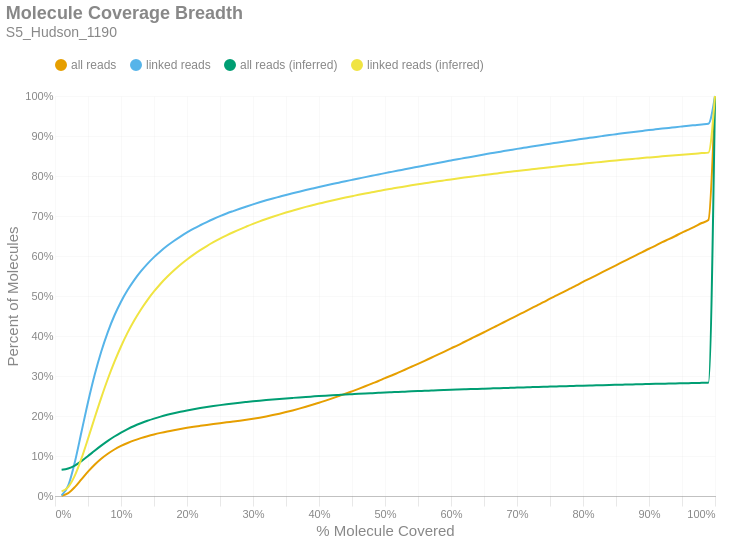

Notebook cell for this chart:
### Markdown cell above
### Molecule Read Coverage
This chart shows molecule coverage breadth as computed by the number of bases aligned to that molecule. In other words, "*how much of each unique long molecule is actually sequenced/aligned?*" Keep in mind there is a distinction between sequences and alignments, since some sequences belonging to a particular molecule may not align well and wouldn't appear in the alignment data. This chart also shows molecule coverage breadth as computed by the *inferred fragment* from which the aligned sequences originate. Unlike read coverage, this calculation takes into account the total insert size, including unsequenced gaps between the forward and reverse reads. Like the previous figures, these are cumulative percents.

### Code cell
if SKIPLR:
    print_html(f"Skipped")
else:
    binned_df = consolidated_hist(valids['coverage_bp'], mask, 0.01, True)
    binned_df_inf = consolidated_hist(valids['coverage_inserts'], mask, 0.01, True)
    binned_df = binned_df.with_columns(pl.lit(binned_df_inf['all reads (cumsum)']).alias('all reads (inferred)'))
    binned_df = binned_df.with_columns(pl.lit(binned_df_inf['linked reads (cumsum)']).alias('linked reads (inferred)'))
    binned_df = binned_df.with_columns(
        (pl.col('bin').cast(pl.Float64) + 0.01).alias('right_edge')
    )

    with SafeRender(binned_df):
        (
            density_plot(binned_df, 'Molecule Coverage Breadth', samplename, 'molcov', ['all reads (inferred)','linked reads (inferred)'])
            .encode(
                #x=alt.X('bin:Q', title="% Molecule Covered").axis(format = '%').scale(padding=0),
                x=alt.X('right_edge:Q', title="% Molecule Covered").axis(format='%').scale(padding=0),
                y=alt.Y('value:Q', title='Percent of Molecules')
                    .axis(format='%')
                    .stack(False)
                    .scale(domainMin=0, padding=0),
                color=alt.Color("key:N").scale(domain = ["all reads", "linked reads", "all reads (inferred)", "linked reads (inferred)"]),
                tooltip = [
                    alt.Tooltip("key:N", title = "Data Type"),
                    alt.Tooltip("range_label:N", title="% Molecule Covered"),
                    alt.Tooltip("value:Q", format = ".2%", title="% Molecules")
                ]
            )
        ).display()

### Figure 1 — Vega-Lite specification as saved in the notebook (floating-point values rounded to 4 significant figures)
{"width": "container", "height": 400, "config": {"title": {"anchor": "start", "dy": -15, "fontSize": 18, "color": "#888888", "subtitleColor": "#888888", "subtitleFontSize": 14}, "arc": {"fill": "#0072B2"}, "axis": {"domainColor": "#888888", "domainWidth": 0.5, "gridWidth": 0.2, "grid": false, "titleFontWeight": 400, "titleFontSize": 15, "labelFontSize": 11, "labelColor": "#888888", "tickColor": "#888888", "tickWidth": 0.2, "titleColor": "#888888"}, "axisBand": {"grid": false}, "axisX": {"grid": true, "tickSize": 10, "domainCap": "round"}, "axisY": {"domain": false, "grid": true, "tickSize": 0, "domainCap": "round"}, "background": "transparent", "header": {"labelFontSize": 15, "labelColor": "#888888", "titleFontSize": 15, "titleFontWeight": 600, "titleColor": "#888888"}, "legend": {"labelFont": "sans-serif", "labelFontSize": 12, "labelColor": "#888888", "symbolSize": 100, "symbolType": "circle", "titleFontSize": 12, "titlePadding": 10, "titleColor": "#888888", "title": null, "orient": "top"}, "range": {"category": ["#E69F00", "#56B4E9", "#009E73", "#F0E442", "#0072B2", "#D55E00", "#CC79A7", "#000000"], "diverging": ["#cfe8f3", "#a2d4ec", "#73bfe2", "#46abdb", "#1696d2", "#12719e"]}, "area": {"fill": "#0072B2", "fillOpacity": 0.7, "line": true, "strokeOpacity": 0.7}, "line": {"color": "#0072B2", "stroke": "#0072B2", "strokeWidth": 2}, "trail": {"color": "#0072B2", "stroke": "#0072B2", "strokeWidth": 0, "size": 1}, "point": {"filled": true, "fillOpacity": 1.0, "size": 95}, "text": {"color": "#888888", "fontSize": 11, "align": "right", "fontWeight": 400, "size": 11}, "bar": {"fill": "#0072B2", "stroke": null}, "view": {"stroke": null, "continuousWidth": 660, "continuousHeight": 400}}, "data": {"name": "data-5ce59928c6962ff82c45be6d2a0eb824"}, "mark": {"type": "line", "interpolate": "monotone", "point": {"opacity": 0, "size": 275}}, "encoding": {"color": {"field": "key", "scale": {"domain": ["all reads", "linked reads", "all reads (inferred)", "linked reads (inferred)"]}, "type": "nominal"}, "tooltip": [{"field": "key", "title": "Data Type", "type": "nominal"}, {"field": "range_label", "title": "% Molecule Covered", "type": "nominal"}, {"field": "value", "format": ".2%", "title": "% Molecules", "type": "quantitative"}], "x": {"axis": {"format": "%"}, "field": "right_edge", "scale": {"padding": 0}, "title": "% Molecule Covered", "type": "quantitative"}, "y": {"axis": {"format": "%"}, "field": "value", "scale": {"domainMin": 0, "padding": 0}, "stack": false, "title": "Percent of Molecules", "type": "quantitative"}}, "params": [{"name": "param_c36ac31b6afebe62", "select": {"type": "point", "fields": ["key"]}, "bind": "legend"}], "title": {"text": "Molecule Coverage Breadth", "subtitle": "S5_Hudson_1190"}, "transform": [{"fold": ["all reads (cumsum)", "linked reads (cumsum)", "all reads (inferred)", "linked reads (inferred)"]}, {"calculate": "replace(datum.key, ' (cumsum)', '')", "as": "key"}, {"filter": {"param": "param_c36ac31b6afebe62"}}], "usermeta": {"embedOptions": {"downloadFileName": "S5_Hudson_1190.molcov"}}, "$schema": "https://vega.github.io/schema/vega-lite/v6.1.0.json", "datasets": {"data-5ce59928c6962ff82c45be6d2a0eb824": [{"bin": "0.0", "interval": "0.0-0.01", "all reads": 0.0005624, "linked reads": 0.001599, "all reads (cumsum)": 0.0005624, "linked reads (cumsum)": 0.001599, "range_label": "0.0-0.01", "all reads (inferred)": 0.06554, "linked reads (inferred)": 0.01158, "right_edge": 0.01}, {"bin": "0.01", "interval": "0.01-0.02", "all reads": 0.006528, "linked reads": 0.02439, "all reads (cumsum)": 0.00709, "linked reads (cumsum)": 0.02599, "range_label": "0.01-0.02", "all reads (inferred)": 0.06857, "linked reads (inferred)": 0.02232, "right_edge": 0.02}, {"bin": "0.02", "interval": "0.02-0.03", "all reads": 0.01513, "linked reads": 0.0584, "all reads (cumsum)": 0.02222, "linked reads (cumsum)": 0.08439, "range_label": "0.02-0.03", "all reads (inferred)": 0.07605, "linked reads (inferred)": 0.05075, "right_edge": 0.03}, {"bin": "0.03", "interval": "0.03-0.04", "all reads": 0.01929, "linked reads": 0.075, "all reads (cumsum)": 0.04151, "linked reads (cumsum)": 0.1594, "range_label": "0.03-0.04", "all reads (inferred)": 0.08704, "linked reads (inferred)": 0.09322, "right_edge": 0.04}, {"bin": "0.04", "interval": "0.04-0.05", "all reads": 0.01925, "linked reads": 0.07518, "all reads (cumsum)": 0.06076, "linked reads (cumsum)": 0.2346, "range_label": "0.04-0.05", "all reads (inferred)": 0.0998, "linked reads (inferred)": 0.143, "right_edge": 0.05}, {"bin": "0.05", "interval": "0.05-0.06", "all reads": 0.01742, "linked reads": 0.06797, "all reads (cumsum)": 0.07818, "linked reads (cumsum)": 0.3025, "range_label": "0.05-0.06", "all reads (inferred)": 0.1131, "linked reads (inferred)": 0.195, "right_edge": 0.06}, {"bin": "0.06", "interval": "0.06-0.07", "all reads": 0.0149, "linked reads": 0.05829, "all reads (cumsum)": 0.09308, "linked reads (cumsum)": 0.3608, "range_label": "0.06-0.07", "all reads (inferred)": 0.1259, "linked reads (inferred)": 0.2454, "right_edge": 0.07}, {"bin": "0.07", "interval": "0.07-0.08", "all reads": 0.01255, "linked reads": 0.04908, "all reads (cumsum)": 0.1056, "linked reads (cumsum)": 0.4099, "range_label": "0.07-0.08", "all reads (inferred)": 0.1379, "linked reads (inferred)": 0.2925, "right_edge": 0.08}, {"bin": "0.08", "interval": "0.08-0.09", "all reads": 0.0106, "linked reads": 0.04135, "all reads (cumsum)": 0.1162, "linked reads (cumsum)": 0.4513, "range_label": "0.08-0.09", "all reads (inferred)": 0.1487, "linked reads (inferred)": 0.3351, "right_edge": 0.09}, {"bin": "0.09", "interval": "0.09-0.1", "all reads": 0.008865, "linked reads": 0.03449, "all reads (cumsum)": 0.1251, "linked reads (cumsum)": 0.4857, "range_label": "0.09-0.1", "all reads (inferred)": 0.1586, "linked reads (inferred)": 0.3738, "right_edge": 0.1}, {"bin": "0.1", "interval": "0.1-0.11", "all reads": 0.007476, "linked reads": 0.02906, "all reads (cumsum)": 0.1326, "linked reads (cumsum)": 0.5148, "range_label": "0.1-0.11", "all reads (inferred)": 0.1674, "linked reads (inferred)": 0.4084, "right_edge": 0.11}, {"bin": "0.11", "interval": "0.11-0.12", "all reads": 0.006429, "linked reads": 0.02495, "all reads (cumsum)": 0.139, "linked reads (cumsum)": 0.5397, "range_label": "0.11-0.12", "all reads (inferred)": 0.1751, "linked reads (inferred)": 0.4387, "right_edge": 0.12}, {"bin": "0.12", "interval": "0.12-0.13", "all reads": 0.005588, "linked reads": 0.02162, "all reads (cumsum)": 0.1446, "linked reads (cumsum)": 0.5614, "range_label": "0.12-0.13", "all reads (inferred)": 0.182, "linked reads (inferred)": 0.4657, "right_edge": 0.13}, {"bin": "0.13", "interval": "0.13-0.14", "all reads": 0.004919, "linked reads": 0.019, "all reads (cumsum)": 0.1495, "linked reads (cumsum)": 0.5804, "range_label": "0.13-0.14", "all reads (inferred)": 0.1881, "linked reads (inferred)": 0.4898, "right_edge": 0.14}, {"bin": "0.14", "interval": "0.14-0.15", "all reads": 0.004392, "linked reads": 0.01687, "all reads (cumsum)": 0.1539, "linked reads (cumsum)": 0.5972, "range_label": "0.14-0.15", "all reads (inferred)": 0.1936, "linked reads (inferred)": 0.5113, "right_edge": 0.15}, {"bin": "0.15", "interval": "0.15-0.16", "all reads": 0.003901, "linked reads": 0.0149, "all reads (cumsum)": 0.1578, "linked reads (cumsum)": 0.6121, "range_label": "0.15-0.16", "all reads (inferred)": 0.1985, "linked reads (inferred)": 0.5307, "right_edge": 0.16}, {"bin": "0.16", "interval": "0.16-0.17", "all reads": 0.003559, "linked reads": 0.01349, "all reads (cumsum)": 0.1614, "linked reads (cumsum)": 0.6256, "range_label": "0.16-0.17", "all reads (inferred)": 0.2029, "linked reads (inferred)": 0.5479, "right_edge": 0.17}, {"bin": "0.17", "interval": "0.17-0.18", "all reads": 0.003198, "linked reads": 0.01199, "all reads (cumsum)": 0.1646, "linked reads (cumsum)": 0.6376, "range_label": "0.17-0.18", "all reads (inferred)": 0.2069, "linked reads (inferred)": 0.5637, "right_edge": 0.18}, {"bin": "0.18", "interval": "0.18-0.19", "all reads": 0.002986, "linked reads": 0.01105, "all reads (cumsum)": 0.1675, "linked reads (cumsum)": 0.6487, "range_label": "0.18-0.19", "all reads (inferred)": 0.2106, "linked reads (inferred)": 0.5782, "right_edge": 0.19}, {"bin": "0.19", "interval": "0.19-0.2", "all reads": 0.002803, "linked reads": 0.01026, "all reads (cumsum)": 0.1704, "linked reads (cumsum)": 0.6589, "range_label": "0.19-0.2", "all reads (inferred)": 0.214, "linked reads (inferred)": 0.5913, "right_edge": 0.2}, {"bin": "0.2", "interval": "0.2-0.21", "all reads": 0.002611, "linked reads": 0.009433, "all reads (cumsum)": 0.173, "linked reads (cumsum)": 0.6684, "range_label": "0.2-0.21", "all reads (inferred)": 0.217, "linked reads (inferred)": 0.6034, "right_edge": 0.21}, {"bin": "0.21", "interval": "0.21-0.22", "all reads": 0.002396, "linked reads": 0.008479, "all reads (cumsum)": 0.1754, "linked reads (cumsum)": 0.6768, "range_label": "0.21-0.22", "all reads (inferred)": 0.2199, "linked reads (inferred)": 0.6146, "right_edge": 0.22}, {"bin": "0.22", "interval": "0.22-0.23", "all reads": 0.002303, "linked reads": 0.008021, "all reads (cumsum)": 0.1777, "linked reads (cumsum)": 0.6849, "range_label": "0.22-0.23", "all reads (inferred)": 0.2225, "linked reads (inferred)": 0.6248, "right_edge": 0.23}, {"bin": "0.23", "interval": "0.23-0.24", "all reads": 0.002221, "linked reads": 0.007574, "all reads (cumsum)": 0.1799, "linked reads (cumsum)": 0.6924, "range_label": "0.23-0.24", "all reads (inferred)": 0.2249, "linked reads (inferred)": 0.6344, "right_edge": 0.24}, {"bin": "0.24", "interval": "0.24-0.25", "all reads": 0.002166, "linked reads": 0.007177, "all reads (cumsum)": 0.182, "linked reads (cumsum)": 0.6996, "range_label": "0.24-0.25", "all reads (inferred)": 0.2272, "linked reads (inferred)": 0.6433, "right_edge": 0.25}, {"bin": "0.25", "interval": "0.25-0.26", "all reads": 0.002081, "linked reads": 0.006649, "all reads (cumsum)": 0.1841, "linked reads (cumsum)": 0.7063, "range_label": "0.25-0.26", "all reads (inferred)": 0.2293, "linked reads (inferred)": 0.6515, "right_edge": 0.26}, {"bin": "0.26", "interval": "0.26-0.27", "all reads": 0.001991, "linked reads": 0.006038, "all reads (cumsum)": 0.1861, "linked reads (cumsum)": 0.7123, "range_label": "0.26-0.27", "all reads (inferred)": 0.2313, "linked reads (inferred)": 0.6593, "right_edge": 0.27}, {"bin": "0.27", "interval": "0.27-0.28", "all reads": 0.002067, "linked reads": 0.005862, "all reads (cumsum)": 0.1882, "linked reads (cumsum)": 0.7182, "range_label": "0.27-0.28", "all reads (inferred)": 0.2332, "linked reads (inferred)": 0.6668, "right_edge": 0.28}, {"bin": "0.28", "interval": "0.28-0.29", "all reads": 0.002233, "linked reads": 0.00556, "all reads (cumsum)": 0.1904, "linked reads (cumsum)": 0.7237, "range_label": "0.28-0.29", "all reads (inferred)": 0.235, "linked reads (inferred)": 0.6737, "right_edge": 0.29}, {"bin": "0.29", "interval": "0.29-0.3", "all reads": 0.002521, "linked reads": 0.005431, "all reads (cumsum)": 0.1929, "linked reads (cumsum)": 0.7291, "range_label": "0.29-0.3", "all reads (inferred)": 0.2367, "linked reads (inferred)": 0.6803, "right_edge": 0.3}, {"bin": "0.3", "interval": "0.3-0.31", "all reads": 0.002819, "linked reads": 0.005159, "all reads (cumsum)": 0.1958, "linked reads (cumsum)": 0.7343, "range_label": "0.3-0.31", "all reads (inferred)": 0.2383, "linked reads (inferred)": 0.6866, "right_edge": 0.31}, {"bin": "0.31", "interval": "0.31-0.32", "all reads": 0.003117, "linked reads": 0.004908, "all reads (cumsum)": 0.1989, "linked reads (cumsum)": 0.7392, "range_label": "0.31-0.32", "all reads (inferred)": 0.2398, "linked reads (inferred)": 0.6925, "right_edge": 0.32}, {"bin": "0.32", "interval": "0.32-0.33", "all reads": 0.003374, "linked reads": 0.004654, "all reads (cumsum)": 0.2023, "linked reads (cumsum)": 0.7439, "range_label": "0.32-0.33", "all reads (inferred)": 0.2413, "linked reads (inferred)": 0.6981, "right_edge": 0.33}, {"bin": "0.33", "interval": "0.33-0.34", "all reads": 0.00362, "linked reads": 0.00439, "all reads (cumsum)": 0.2059, "linked reads (cumsum)": 0.7483, "range_label": "0.33-0.34", "all reads (inferred)": 0.2427, "linked reads (inferred)": 0.7035, "right_edge": 0.34}, {"bin": "0.34", "interval": "0.34-0.35", "all reads": 0.003921, "linked reads": 0.004424, "all reads (cumsum)": 0.2098, "linked reads (cumsum)": 0.7527, "range_label": "0.34-0.35", "all reads (inferred)": 0.244, "linked reads (inferred)": 0.7086, "right_edge": 0.35}, {"bin": "0.35", "interval": "0.35-0.36", "all reads": 0.004192, "linked reads": 0.004185, "all reads (cumsum)": 0.214, "linked reads (cumsum)": 0.7569, "range_label": "0.35-0.36", "all reads (inferred)": 0.2452, "linked reads (inferred)": 0.7134, "right_edge": 0.36}, {"bin": "0.36", "interval": "0.36-0.37", "all reads": 0.00441, "linked reads": 0.003996, "all reads (cumsum)": 0.2184, "linked reads (cumsum)": 0.7609, "range_label": "0.36-0.37", "all reads (inferred)": 0.2464, "linked reads (inferred)": 0.7182, "right_edge": 0.37}, {"bin": "0.37", "interval": "0.37-0.38", "all reads": 0.004711, "linked reads": 0.003938, "all reads (cumsum)": 0.2231, "linked reads (cumsum)": 0.7648, "range_label": "0.37-0.38", "all reads (inferred)": 0.2476, "linked reads (inferred)": 0.7227, "right_edge": 0.38}, {"bin": "0.38", "interval": "0.38-0.39", "all reads": 0.004919, "linked reads": 0.003862, "all reads (cumsum)": 0.228, "linked reads (cumsum)": 0.7687, "range_label": "0.38-0.39", "all reads (inferred)": 0.2487, "linked reads (inferred)": 0.727, "right_edge": 0.39}, {"bin": "0.39", "interval": "0.39-0.4", "all reads": 0.005209, "linked reads": 0.003812, "all reads (cumsum)": 0.2332, "linked reads (cumsum)": 0.7725, "range_label": "0.39-0.4", "all reads (inferred)": 0.2498, "linked reads (inferred)": 0.7313, "right_edge": 0.4}, {"bin": "0.4", "interval": "0.4-0.41", "all reads": 0.005255, "linked reads": 0.003699, "all reads (cumsum)": 0.2385, "linked reads (cumsum)": 0.7762, "range_label": "0.4-0.41", "all reads (inferred)": 0.2508, "linked reads (inferred)": 0.7352, "right_edge": 0.41}, {"bin": "0.41", "interval": "0.41-0.42", "all reads": 0.005553, "linked reads": 0.003636, "all reads (cumsum)": 0.244, "linked reads (cumsum)": 0.7798, "range_label": "0.41-0.42", "all reads (inferred)": 0.2518, "linked reads (inferred)": 0.739, "right_edge": 0.42}, {"bin": "0.42", "interval": "0.42-0.43", "all reads": 0.00573, "linked reads": 0.003538, "all reads (cumsum)": 0.2498, "linked reads (cumsum)": 0.7833, "range_label": "0.42-0.43", "all reads (inferred)": 0.2527, "linked reads (inferred)": 0.7426, "right_edge": 0.43}, {"bin": "0.43", "interval": "0.43-0.44", "all reads": 0.005816, "linked reads": 0.003585, "all reads (cumsum)": 0.2556, "linked reads (cumsum)": 0.7869, "range_label": "0.43-0.44", "all reads (inferred)": 0.2537, "linked reads (inferred)": 0.7462, "right_edge": 0.44}, {"bin": "0.44", "interval": "0.44-0.45", "all reads": 0.006111, "linked reads": 0.003383, "all reads (cumsum)": 0.2617, "linked reads (cumsum)": 0.7903, "range_label": "0.44-0.45", "all reads (inferred)": 0.2546, "linked reads (inferred)": 0.7496, "right_edge": 0.45}, {"bin": "0.45", "interval": "0.45-0.46", "all reads": 0.00624, "linked reads": 0.003407, "all reads (cumsum)": 0.2679, "linked reads (cumsum)": 0.7937, "range_label": "0.45-0.46", "all reads (inferred)": 0.2554, "linked reads (inferred)": 0.753, "right_edge": 0.46}, {"bin": "0.46", "interval": "0.46-0.47", "all reads": 0.006412, "linked reads": 0.00346, "all reads (cumsum)": 0.2744, "linked reads (cumsum)": 0.7972, "range_label": "0.46-0.47", "all reads (inferred)": 0.2563, "linked reads (inferred)": 0.7562, "right_edge": 0.47}, {"bin": "0.47", "interval": "0.47-0.48", "all reads": 0.00667, "linked reads": 0.003372, "all reads (cumsum)": 0.281, "linked reads (cumsum)": 0.8006, "range_label": "0.47-0.48", "all reads (inferred)": 0.2571, "linked reads (inferred)": 0.7594, "right_edge": 0.48}, {"bin": "0.48", "interval": "0.48-0.49", "all reads": 0.006464, "linked reads": 0.003251, "all reads (cumsum)": 0.2875, "linked reads (cumsum)": 0.8038, "range_label": "0.48-0.49", "all reads (inferred)": 0.2579, "linked reads (inferred)": 0.7625, "right_edge": 0.49}, {"bin": "0.49", "interval": "0.49-0.5", "all reads": 0.007332, "linked reads": 0.003392, "all reads (cumsum)": 0.2948, "linked reads (cumsum)": 0.8072, "range_label": "0.49-0.5", "all reads (inferred)": 0.2587, "linked reads (inferred)": 0.7655, "right_edge": 0.5}, {"bin": "0.5", "interval": "0.5-0.51", "all reads": 0.006333, "linked reads": 0.003152, "all reads (cumsum)": 0.3011, "linked reads (cumsum)": 0.8103, "range_label": "0.5-0.51", "all reads (inferred)": 0.2594, "linked reads (inferred)": 0.7684, "right_edge": 0.51}, {"bin": "0.51", "interval": "0.51-0.52", "all reads": 0.0073, "linked reads": 0.003191, "all reads (cumsum)": 0.3084, "linked reads (cumsum)": 0.8135, "range_label": "0.51-0.52", "all reads (inferred)": 0.2602, "linked reads (inferred)": 0.7712, "right_edge": 0.52}, {"bin": "0.52", "interval": "0.52-0.53", "all reads": 0.007179, "linked reads": 0.00332, "all reads (cumsum)": 0.3156, "linked reads (cumsum)": 0.8169, "range_label": "0.52-0.53", "all reads (inferred)": 0.2609, "linked reads (inferred)": 0.7739, "right_edge": 0.53}, {"bin": "0.53", "interval": "0.53-0.54", "all reads": 0.007415, "linked reads": 0.003217, "all reads (cumsum)": 0.323, "linked reads (cumsum)": 0.8201, "range_label": "0.53-0.54", "all reads (inferred)": 0.2616, "linked reads (inferred)": 0.7766, "right_edge": 0.54}, {"bin": "0.54", "interval": "0.54-0.55", "all reads": 0.007368, "linked reads": 0.003153, "all reads (cumsum)": 0.3304, "linked reads (cumsum)": 0.8232, "range_label": "0.54-0.55", "all reads (inferred)": 0.2623, "linked reads (inferred)": 0.7792, "right_edge": 0.55}, {"bin": "0.55", "interval": "0.55-0.56", "all reads": 0.007597, "linked reads": 0.003198, "all reads (cumsum)": 0.338, "linked reads (cumsum)": 0.8264, "range_label": "0.55-0.56", "all reads (inferred)": 0.2629, "linked reads (inferred)": 0.7817, "right_edge": 0.56}, {"bin": "0.56", "interval": "0.56-0.57", "all reads": 0.007695, "linked reads": 0.003073, "all reads (cumsum)": 0.3457, "linked reads (cumsum)": 0.8295, "range_label": "0.56-0.57", "all reads (inferred)": 0.2636, "linked reads (inferred)": 0.7842, "right_edge": 0.57}, {"bin": "0.57", "interval": "0.57-0.58", "all reads": 0.007609, "linked reads": 0.003146, "all reads (cumsum)": 0.3533, "linked reads (cumsum)": 0.8326, "range_label": "0.57-0.58", "all reads (inferred)": 0.2642, "linked reads (inferred)": 0.7867, "right_edge": 0.58}, {"bin": "0.58", "interval": "0.58-0.59", "all reads": 0.007815, "linked reads": 0.003127, "all reads (cumsum)": 0.3611, "linked reads (cumsum)": 0.8358, "range_label": "0.58-0.59", "all reads (inferred)": 0.2648, "linked reads (inferred)": 0.7891, "right_edge": 0.59}, {"bin": "0.59", "interval": "0.59-0.6", "all reads": 0.007971, "linked reads": 0.003059, "all reads (cumsum)": 0.3691, "linked reads (cumsum)": 0.8388, "range_label": "0.59-0.6", "all reads (inferred)": 0.2655, "linked reads (inferred)": 0.7914, "right_edge": 0.6}, {"bin": "0.6", "interval": "0.6-0.61", "all reads": 0.007692, "linked reads": 0.003052, "all reads (cumsum)": 0.3768, "linked reads (cumsum)": 0.8419, "range_label": "0.6-0.61", "all reads (inferred)": 0.2661, "linked reads (inferred)": 0.7937, "right_edge": 0.61}, {"bin": "0.61", "interval": "0.61-0.62", "all reads": 0.008215, "linked reads": 0.0029, "all reads (cumsum)": 0.385, "linked reads (cumsum)": 0.8448, "range_label": "0.61-0.62", "all reads (inferred)": 0.2666, "linked reads (inferred)": 0.796, "right_edge": 0.62}, {"bin": "0.62", "interval": "0.62-0.63", "all reads": 0.008106, "linked reads": 0.002986, "all reads (cumsum)": 0.3931, "linked reads (cumsum)": 0.8478, "range_label": "0.62-0.63", "all reads (inferred)": 0.2672, "linked reads (inferred)": 0.7982, "right_edge": 0.63}, {"bin": "0.63", "interval": "0.63-0.64", "all reads": 0.008109, "linked reads": 0.00293, "all reads (cumsum)": 0.4012, "linked reads (cumsum)": 0.8507, "range_label": "0.63-0.64", "all reads (inferred)": 0.2678, "linked reads (inferred)": 0.8003, "right_edge": 0.64}, {"bin": "0.64", "interval": "0.64-0.65", "all reads": 0.00818, "linked reads": 0.002949, "all reads (cumsum)": 0.4094, "linked reads (cumsum)": 0.8536, "range_label": "0.64-0.65", "all reads (inferred)": 0.2683, "linked reads (inferred)": 0.8024, "right_edge": 0.65}, {"bin": "0.65", "interval": "0.65-0.66", "all reads": 0.008493, "linked reads": 0.002972, "all reads (cumsum)": 0.4179, "linked reads (cumsum)": 0.8566, "range_label": "0.65-0.66", "all reads (inferred)": 0.2689, "linked reads (inferred)": 0.8045, "right_edge": 0.66}, {"bin": "0.66", "interval": "0.66-0.67", "all reads": 0.008107, "linked reads": 0.00277, "all reads (cumsum)": 0.426, "linked reads (cumsum)": 0.8594, "range_label": "0.66-0.67", "all reads (inferred)": 0.2694, "linked reads (inferred)": 0.8065, "right_edge": 0.67}, {"bin": "0.67", "interval": "0.67-0.68", "all reads": 0.00834, "linked reads": 0.002873, "all reads (cumsum)": 0.4343, "linked reads (cumsum)": 0.8623, "range_label": "0.67-0.68", "all reads (inferred)": 0.27, "linked reads (inferred)": 0.8086, "right_edge": 0.68}, {"bin": "0.68", "interval": "0.68-0.69", "all reads": 0.008266, "linked reads": 0.002791, "all reads (cumsum)": 0.4426, "linked reads (cumsum)": 0.8651, "range_label": "0.68-0.69", "all reads (inferred)": 0.2705, "linked reads (inferred)": 0.8105, "right_edge": 0.69}, {"bin": "0.69", "interval": "0.69-0.7", "all reads": 0.008501, "linked reads": 0.002777, "all reads (cumsum)": 0.4511, "linked reads (cumsum)": 0.8678, "range_label": "0.69-0.7", "all reads (inferred)": 0.271, "linked reads (inferred)": 0.8125, "right_edge": 0.7}, {"bin": "0.7", "interval": "0.7-0.71", "all reads": 0.008211, "linked reads": 0.002595, "all reads (cumsum)": 0.4593, "linked reads (cumsum)": 0.8704, "range_label": "0.7-0.71", "all reads (inferred)": 0.2715, "linked reads (inferred)": 0.8145, "right_edge": 0.71}, {"bin": "0.71", "interval": "0.71-0.72", "all reads": 0.008338, "linked reads": 0.002596, "all reads (cumsum)": 0.4677, "linked reads (cumsum)": 0.873, "range_label": "0.71-0.72", "all reads (inferred)": 0.272, "linked reads (inferred)": 0.8164, "right_edge": 0.72}, {"bin": "0.72", "interval": "0.72-0.73", "all reads": 0.008543, "linked reads": 0.002583, "all reads (cumsum)": 0.4762, "linked reads (cumsum)": 0.8756, "range_label": "0.72-0.73", "all reads (inferred)": 0.2725, "linked reads (inferred)": 0.8183, "right_edge": 0.73}, {"bin": "0.73", "interval": "0.73-0.74", "all reads": 0.008334, "linked reads": 0.00253, "all reads (cumsum)": 0.4845, "linked reads (cumsum)": 0.8781, "range_label": "0.73-0.74", "all reads (inferred)": 0.273, "linked reads (inferred)": 0.8201, "right_edge": 0.74}, {"bin": "0.74", "interval": "0.74-0.75", "all reads": 0.008778, "linked reads": 0.002571, "all reads (cumsum)": 0.4933, "linked reads (cumsum)": 0.8807, "range_label": "0.74-0.75", "all reads (inferred)": 0.2735, "linked reads (inferred)": 0.822, "right_edge": 0.75}, {"bin": "0.75", "interval": "0.75-0.76", "all reads": 0.008167, "linked reads": 0.002475, "all reads (cumsum)": 0.5015, "linked reads (cumsum)": 0.8832, "range_label": "0.75-0.76", "all reads (inferred)": 0.274, "linked reads (inferred)": 0.8238, "right_edge": 0.76}, {"bin": "0.76", "interval": "0.76-0.77", "all reads": 0.00845, "linked reads": 0.002492, "all reads (cumsum)": 0.5099, "linked reads (cumsum)": 0.8857, "range_label": "0.76-0.77", "all reads (inferred)": 0.2744, "linked reads (inferred)": 0.8256, "right_edge": 0.77}, {"bin": "0.77", "interval": "0.77-0.78", "all reads": 0.008379, "linked reads": 0.002513, "all reads (cumsum)": 0.5183, "linked reads (cumsum)": 0.8882, "range_label": "0.77-0.78", "all reads (inferred)": 0.2749, "linked reads (inferred)": 0.8273, "right_edge": 0.78}, {"bin": "0.78", "interval": "0.78-0.79", "all reads": 0.008378, "linked reads": 0.002471, "all reads (cumsum)": 0.5267, "linked reads (cumsum)": 0.8907, "range_label": "0.78-0.79", "all reads (inferred)": 0.2753, "linked reads (inferred)": 0.829, "right_edge": 0.79}, {"bin": "0.79", "interval": "0.79-0.8", "all reads": 0.008768, "linked reads": 0.002505, "all reads (cumsum)": 0.5355, "linked reads (cumsum)": 0.8932, "range_label": "0.79-0.8", "all reads (inferred)": 0.2758, "linked reads (inferred)": 0.8307, "right_edge": 0.8}, {"bin": "0.8", "interval": "0.8-0.81", "all reads": 0.008001, "linked reads": 0.002285, "all reads (cumsum)": 0.5435, "linked reads (cumsum)": 0.8954, "range_label": "0.8-0.81", "all reads (inferred)": 0.2762, "linked reads (inferred)": 0.8324, "right_edge": 0.81}, {"bin": "0.81", "interval": "0.81-0.82", "all reads": 0.008202, "linked reads": 0.002332, "all reads (cumsum)": 0.5517, "linked reads (cumsum)": 0.8978, "range_label": "0.81-0.82", "all reads (inferred)": 0.2767, "linked reads (inferred)": 0.8341, "right_edge": 0.82}, {"bin": "0.82", "interval": "0.82-0.83", "all reads": 0.008459, "linked reads": 0.002261, "all reads (cumsum)": 0.5601, "linked reads (cumsum)": 0.9, "range_label": "0.82-0.83", "all reads (inferred)": 0.2771, "linked reads (inferred)": 0.8357, "right_edge": 0.83}, {"bin": "0.83", "interval": "0.83-0.84", "all reads": 0.008363, "linked reads": 0.002236, "all reads (cumsum)": 0.5685, "linked reads (cumsum)": 0.9023, "range_label": "0.83-0.84", "all reads (inferred)": 0.2775, "linked reads (inferred)": 0.8373, "right_edge": 0.84}, {"bin": "0.84", "interval": "0.84-0.85", "all reads": 0.008247, "linked reads": 0.002148, "all reads (cumsum)": 0.5767, "linked reads (cumsum)": 0.9044, "range_label": "0.84-0.85", "all reads (inferred)": 0.278, "linked reads (inferred)": 0.8388, "right_edge": 0.85}, {"bin": "0.85", "interval": "0.85-0.86", "all reads": 0.008434, "linked reads": 0.002202, "all reads (cumsum)": 0.5852, "linked reads (cumsum)": 0.9066, "range_label": "0.85-0.86", "all reads (inferred)": 0.2784, "linked reads (inferred)": 0.8404, "right_edge": 0.86}, {"bin": "0.86", "interval": "0.86-0.87", "all reads": 0.008203, "linked reads": 0.002067, "all reads (cumsum)": 0.5934, "linked reads (cumsum)": 0.9087, "range_label": "0.86-0.87", "all reads (inferred)": 0.2788, "linked reads (inferred)": 0.8419, "right_edge": 0.87}, {"bin": "0.87", "interval": "0.87-0.88", "all reads": 0.008298, "linked reads": 0.002072, "all reads (cumsum)": 0.6017, "linked reads (cumsum)": 0.9108, "range_label": "0.87-0.88", "all reads (inferred)": 0.2792, "linked reads (inferred)": 0.8434, "right_edge": 0.88}, {"bin": "0.88", "interval": "0.88-0.89", "all reads": 0.008152, "linked reads": 0.00197, "all reads (cumsum)": 0.6098, "linked reads (cumsum)": 0.9127, "range_label": "0.88-0.89", "all reads (inferred)": 0.2796, "linked reads (inferred)": 0.845, "right_edge": 0.89}, {"bin": "0.89", "interval": "0.89-0.9", "all reads": 0.008301, "linked reads": 0.001982, "all reads (cumsum)": 0.6181, "linked reads (cumsum)": 0.9147, "range_label": "0.89-0.9", "all reads (inferred)": 0.28, "linked reads (inferred)": 0.8464, "right_edge": 0.9}, {"bin": "0.9", "interval": "0.9-0.91", "all reads": 0.007669, "linked reads": 0.001868, "all reads (cumsum)": 0.6258, "linked reads (cumsum)": 0.9166, "range_label": "0.9-0.91", "all reads (inferred)": 0.2803, "linked reads (inferred)": 0.8478, "right_edge": 0.91}, {"bin": "0.91", "interval": "0.91-0.92", "all reads": 0.008766, "linked reads": 0.001892, "all reads (cumsum)": 0.6345, "linked reads (cumsum)": 0.9185, "range_label": "0.91-0.92", "all reads (inferred)": 0.2807, "linked reads (inferred)": 0.8491, "right_edge": 0.92}, {"bin": "0.92", "interval": "0.92-0.93", "all reads": 0.007406, "linked reads": 0.001764, "all reads (cumsum)": 0.642, "linked reads (cumsum)": 0.9202, "range_label": "0.92-0.93", "all reads (inferred)": 0.2811, "linked reads (inferred)": 0.8505, "right_edge": 0.93}, {"bin": "0.93", "interval": "0.93-0.94", "all reads": 0.008084, "linked reads": 0.001894, "all reads (cumsum)": 0.65, "linked reads (cumsum)": 0.9221, "range_label": "0.93-0.94", "all reads (inferred)": 0.2814, "linked reads (inferred)": 0.8518, "right_edge": 0.94}, {"bin": "0.94", "interval": "0.94-0.95", "all reads": 0.008637, "linked reads": 0.001752, "all reads (cumsum)": 0.6587, "linked reads (cumsum)": 0.9239, "range_label": "0.94-0.95", "all reads (inferred)": 0.2818, "linked reads (inferred)": 0.8532, "right_edge": 0.95}, {"bin": "0.95", "interval": "0.95-0.96", "all reads": 0.007218, "linked reads": 0.001726, "all reads (cumsum)": 0.6659, "linked reads (cumsum)": 0.9256, "range_label": "0.95-0.96", "all reads (inferred)": 0.2822, "linked reads (inferred)": 0.8546, "right_edge": 0.96}, {"bin": "0.96", "interval": "0.96-0.97", "all reads": 0.00824, "linked reads": 0.001544, "all reads (cumsum)": 0.6741, "linked reads (cumsum)": 0.9272, "range_label": "0.96-0.97", "all reads (inferred)": 0.2825, "linked reads (inferred)": 0.8559, "right_edge": 0.97}, {"bin": "0.97", "interval": "0.97-0.98", "all reads": 0.008341, "linked reads": 0.001565, "all reads (cumsum)": 0.6825, "linked reads (cumsum)": 0.9287, "range_label": "0.97-0.98", "all reads (inferred)": 0.2829, "linked reads (inferred)": 0.8572, "right_edge": 0.98}, {"bin": "0.98", "interval": "0.98-0.99", "all reads": 0.007552, "linked reads": 0.001658, "all reads (cumsum)": 0.69, "linked reads (cumsum)": 0.9304, "range_label": "0.98-0.99", "all reads (inferred)": 0.2833, "linked reads (inferred)": 0.8584, "right_edge": 0.99}, {"bin": "0.99", "interval": "0.99-1.0", "all reads": 0.31, "linked reads": 0.06962, "all reads (cumsum)": 1.0, "linked reads (cumsum)": 1.0, "range_label": "0.99-1.0", "all reads (inferred)": 1.0, "linked reads (inferred)": 1.0, "right_edge": 1.0}]}}
